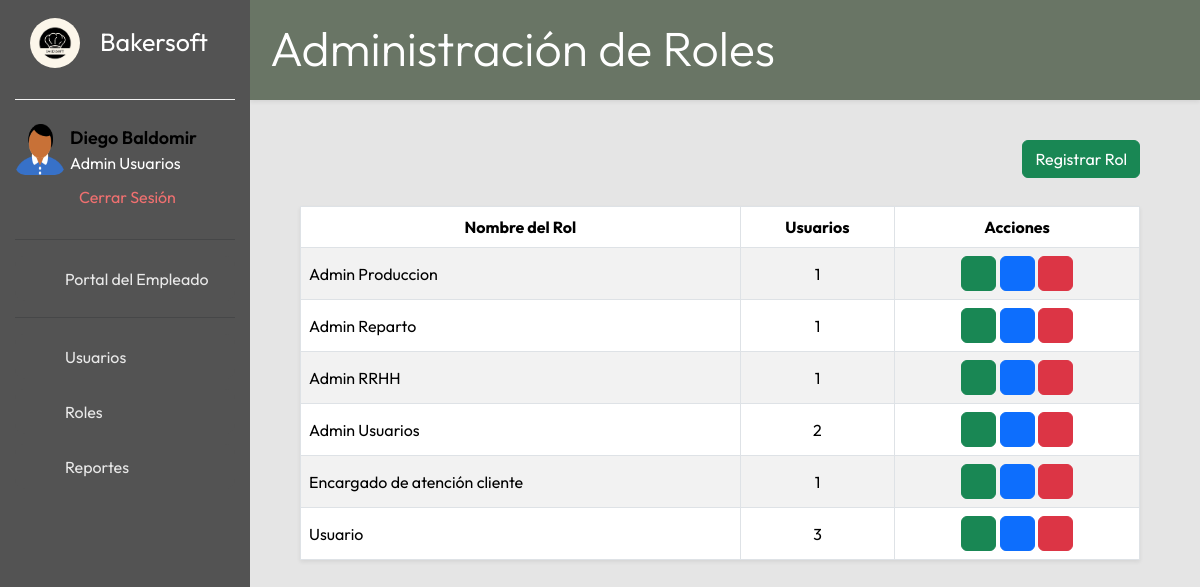
/roles/vista/index.php (signed in), run on the app's committed database.
### tables this page shows
CREATE TABLE IF NOT EXISTS `roles` (
  `id_rol` int NOT NULL AUTO_INCREMENT,
  `nombre_rol` varchar(50) NOT NULL,
  PRIMARY KEY (`id_rol`)
);

### roles/vista/index.php (the view, shortened to what this page needs)
<?php
include_once("../../includes/head_app.php");
$pdo = (new bd())->conexion();
$roles = $pdo->query("
  SELECT r.id_rol, r.nombre_rol, COUNT(u.id) AS cant_usuarios
  FROM roles r
  LEFT JOIN usuarios u ON u.rol = r.id_rol
  GROUP BY r.id_rol, r.nombre_rol
  ORDER BY r.nombre_rol
")->fetchAll(PDO::FETCH_ASSOC);
function e($v){ return htmlspecialchars((string)($v ?? ''), ENT_QUOTES, 'UTF-8'); }
?>
<div class="titulo-contenido shadow-sm">
  <h1 class="display-5">Administración de Roles</h1>
</div>
<div class="contenido-principal">
  <div class="encabezado-tabla d-flex justify-content-between align-items-center mb-2">
    <div>
      <button type="button" class="btn btn-success" data-bs-toggle="modal" data-bs-target="#registrarRol">
        Registrar Rol
      </button>
    </div>
  </div>
  <div class="contenido">
    <div class="tabla-empleados">
      <table id="Roles-lista" class="shadow-sm table table-striped table-hover table-bordered align-middle">
        <thead class="thead-dark">
          <tr class="text-center">
            <th>Nombre del Rol</th>
            <th class="text-center">Usuarios</th>
            <th class="text-center">Acciones</th>
          </tr>
        </thead>
        <tbody>
          <?php if ($roles): foreach ($roles as $r): ?>
            <tr>
              <td><?= e($r['nombre_rol']) ?></td>
              <td class="text-center"><?= (int)$r['cant_usuarios'] ?></td>
              <td class="text-center">
                <button class="btn btn-success verRol" title="Ver"><ion-icon name="eye-outline"></ion-icon></button>
                <button class="btn btn-primary editRol" title="Editar"><ion-icon name="create-outline"></ion-icon></button>
                <button class="btn btn-danger deleteRol" title="Eliminar"><ion-icon name="trash-outline"></ion-icon></button>
              </td>
            </tr>
          <?php endforeach; else: ?>
            <tr><td colspan="4" class="text-center">No existen roles para mostrar</td></tr>
          <?php endif; ?>
        </tbody>
      </table>
    </div>
  </div>
</div>

### Bakersoft/rsc/estilos/style.css (style rules this page uses)
:root { --color-barra-lateral:rgb(83, 83, 83); --color-texto:rgb(0,0,0); --color-texto-menu:rgb(233, 233, 233); --color-boton:rgb(0,0,0); --color-boton-texto:rgb(255,255,255); --color-menu-hover:rgb(238,238,238); --color-menu-hover-texto:rgb(0,0,0); --color-linea:rgb(241,241,241); }
* { margin: 0; padding: 0; box-sizing: border-box; font-family: 'Outfit', sans-serif; }
body { height: 100vh; width: 100%; background-color: #E5E5E5; background-position: center; background-size: cover; }

### Bakersoft/rsc/estilos/contenido.css (style rules this page uses)
:root { --color-boton:#157a33; --color-boton-texto:rgb(255, 255, 255); }
.contenido-principal { width: 70%; margin-left: 300px; padding-top: 40px; }
.titulo-contenido { height: 100px; margin-left: 250px; background-color: #697565; padding: 20px; color: white; }
.contenido-principal .encabezado-tabla { display: flex; justify-content: space-between; }
.contenido-principal .contenido { padding-top: 20px; }
.contenido-principal .contenido .tabla-empleados button { width: 35px; height: 35px; padding: 5px; }

### data on the page
roles: nombre_rol "Admin Produccion", cant_usuarios "1"
roles: nombre_rol "Admin Reparto", cant_usuarios "1"
roles: nombre_rol "Admin RRHH", cant_usuarios "1"
roles: nombre_rol "Admin Usuarios", cant_usuarios "2"
roles: nombre_rol "Encargado de atención cliente", cant_usuarios "1"
roles: nombre_rol "Usuario", cant_usuarios "3"

### other printed values
$_SESSION['nomyapellido'] "Diego Baldomir"
$_SESSION['rol'] "Admin Usuarios"
$item['label'] "Usuarios"
$item['label'] "Roles"
$item['label'] "Reportes"
